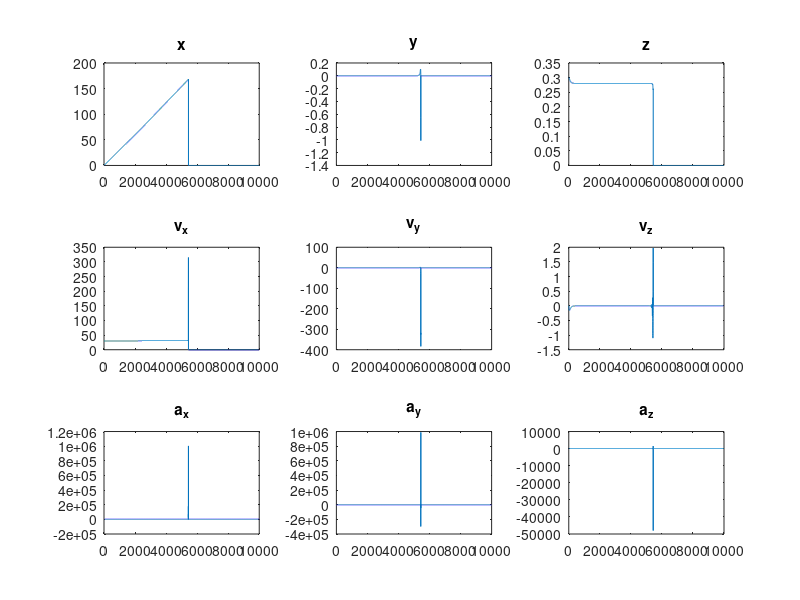
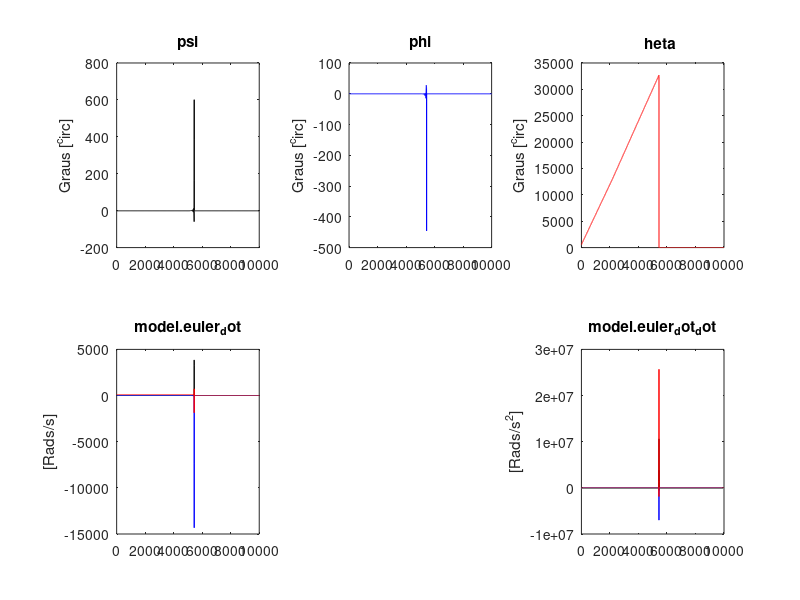

Source code (MATLAB) for these figures, in order:
clear; clc; close all;
% parametros da simulação
dt = 0.001;         % intervalos
ts = 10;            % tempo da simulação
steps = ts./dt;
% constantes
R = 0.3;
m = 20;
g = 9.81;
k = 9800;
c = 1000;
I = [0.4875, 0, 0;
    0, 2.1000, 0;
    0, 0, 0.4875];
pressao_pneus = 2;
% Alocacao
model.x = zeros(3, steps);
model.v = zeros(3, steps);
model.a = zeros(3, steps);
model.euler = zeros(3, steps);
model.euler_dot = zeros(3, steps);
model.euler_dotdot = zeros(3, steps);
% initial conditions
model.x(:,1) = [0; 0; R];
model.v(:,1) = [30; 0; 0];
model.a(:,1) = [0; 0; 0];
model.euler(:,1) = [0; 0; 10];
model.euler_dot(:,1) = [0; 0; 30/R];
model.euler_dotdot(:,1) = [0; 0; 0];
% loop
for i = 1:1:steps
    % show progress
    if i == 0.25*steps
        disp("25%")
    elseif i == 0.5*steps
        disp("50%")
    elseif i == 0.75*steps
        disp("75%")
    end

    % limitar a velocidade
    velocidade = sqrt(model.v(1,i)^2 + model.v(2,i)^2 + model.v(3,i)^2);
    if  velocidade < 0.001
        disp("Velocidade atingiu 0 m/s - valor limite")
        break
    elseif velocidade > 10000
        disp("Velocidade atingiu 10000 m/s - valor limite")
        break
    end

    % limitar o camber
    if  abs(rad2deg(model.euler(2,i))) > 90
        disp("Camber atingiu 90° - valor limite")
        break
    end
    
    % definir d
    if velocidade <= 165/3.6
        f_w = 0.0085+0.018/pressao_pneus + velocidade^2*1.59e-6/pressao_pneus;
    else
        f_w = 0.018/pressao_pneus + velocidade^2*2.91e-6/pressao_pneus;
    end
    d = f_w*R;
    

    % momentos aplicados
    if (4 < i*dt) && (i*dt < 4.5)
        M_steer_val = 0.000001;
    else
        M_steer_val = 0;
    end
    if (2 < i*dt) && (i*dt < 2.5)
        M_acel_val = 50;
    else
        M_acel_val = 0;
    end


    % Matrizes de rotacao
    R_psi = [cos(model.euler(1,i)), sin(model.euler(1,i)), 0;
            -sin(model.euler(1,i)), cos(model.euler(1,i)), 0;
            0, 0, 1];
    R_phi = [1, 0, 0;
            0, cos(model.euler(2,i)), sin(model.euler(2,i));
            0, -sin(model.euler(2,i)), cos(model.euler(2,i))];
    R_theta = [cos(model.euler(3,i)), 0, sin(model.euler(3,i));
            0, 1, 0;
            -sin(model.euler(3,i)), 0, cos(model.euler(3,i))];
   
    % Variaveis
    if model.x(3,i) < R
        Normal = k*(R*cos(model.euler(2,i))-model.x(3,i)) + c*(-model.euler_dot(2,i)*R*sin(model.euler(2,i))-model.v(3,i));
    else
        Normal = 0;
    end
    slip = -(model.v(1,i)*cos(model.euler(1,i)) - model.v(2,i)*sin(model.euler(1,i)) - model.euler_dot(3,i)*R) / (model.v(1,i)*cos(model.euler(1,i)) - model.v(2,i)*sin(model.euler(1,i)));
    sideslip = atan((model.v(1,i)*sin(model.euler(1,i)) + model.v(2,i)*cos(model.euler(1,i))) / (model.v(1,i)*cos(model.euler(1,i)) - model.v(2,i)*sin(model.euler(1,i))));
    F_long = 20*slip*Normal;
    F_lat = Normal*(20*sideslip + 1.3*model.euler(2,i));


    % Forcas
    P = [0; 0; -m*g];
    N = [0; 0; Normal];
    F_long_vec = [F_long; 0; 0];
    F_lat_vec = [0; F_lat; 0];

    % Equilibrio de forcas - atualizacao da aceleracao
    model.a(:,i+1) = (1/m).*(P + N + R_psi'*F_lat_vec + R_psi'*F_long_vec);


    % Momentos
    r_f_lat = [0; 0; -R];                                
    M_f_lat = cross(r_f_lat, R_psi*R_phi*F_lat_vec);     % movel                  
    r_f_long = [0; 0; -R];                               
    M_f_long = cross(r_f_long, R_psi*R_phi*F_long_vec);  % movel
    r_f_normal = [d; 0; -R];
    M_f_normal = cross(r_f_normal, R_phi*N);             % movel

    M_steer = [M_steer_val; 0,; 0];                      % movel
    M_acel = [0; M_acel_val; 0];                         % movel
   

    % Equilibrio de momentos
    Aux_1 = [-cos(model.euler(2,i))*sin(model.euler(3,i)), cos(model.euler(3,i)), 0;
            sin(model.euler(2,i)), 0, 1;
            cos(model.euler(2,i))*cos(model.euler(3,i)), sin(model.euler(3,i)), 0];
    Aux_2 = [model.euler_dot(2,i)*sin(model.euler(2,i))*sin(model.euler(3,i))-model.euler_dot(3,i)*cos(model.euler(2,i))*cos(model.euler(3,i)), -model.euler_dot(3,i)*sin(model.euler(3,i)), 0;
            model.euler_dot(2,i)*cos(model.euler(2,i)), 0, 0;
            -model.euler_dot(2,i)*sin(model.euler(2,i))*cos(model.euler(3,i))-model.euler_dot(3,i)*cos(model.euler(2,i))*sin(model.euler(3,i)), model.euler_dot(3,i)*cos(model.euler(3,i)), 0];
    
    model.euler_dotdot(:,i+1) = (I*Aux_1)\(M_f_lat + M_f_long + M_f_normal + R_theta*M_steer + M_acel - I*Aux_2*model.euler_dot(:,i));
    
    
    % Atualizar CM e taxas de variacao
    model.v(:,i+1) = model.v(:,i) + dt*model.a(:,i);
    model.x(:,i+1) = model.x(:,i) + dt*model.v(:,i);
    model.euler_dot(:,i+1) = model.euler_dot(:,i) + dt*model.euler_dotdot(:,i);
    model.euler(:,i+1) = model.euler(:,i) + dt*model.euler_dot(:,i);
end
disp("Simulação terminada")


figure(1);
t = 1:steps;
subplot(3, 3, 1);
plot(t, model.x(1,t))
title("x")
subplot(3, 3, 2);
plot(t, model.x(2,t))
title("y")
subplot(3, 3, 3);
plot(t, model.x(3,t))
title("z")
subplot(3, 3, 4);
plot(t, model.v(1,t))
title("v_x")
subplot(3, 3, 5);
plot(t, model.v(2,t))
title("v_y")
subplot(3, 3, 6);
plot(t, model.v(3,t))
title("v_z")
subplot(3, 3, 7);
plot(t, model.a(1,t))
title("a_x")
subplot(3, 3, 8);
plot(t, model.a(2,t))
title("a_y")
subplot(3, 3, 9);
plot(t, model.a(3,t))
title("a_z")



figure(2);
% plot euler
t = 1:steps;
subplot(2, 3, 1);
plot(t, rad2deg(model.euler(1,t)),"Color",'k')
title("\psi")
ylabel("Graus [^\circ]")
subplot(2, 3, 2);
plot(t, rad2deg(model.euler(2,t)),"Color",'b')
title("\phi")
ylabel("Graus [^\circ]")
subplot(2, 3, 3);
plot(t, rad2deg(model.euler(3,t)),"Color",'r')
title("\theta")
ylabel("Graus [^\circ]")
% plot euler_dot
subplot(2, 3, 4);
plot(t, model.euler_dot(1,t),"Color",'k')
hold on
plot(t, model.euler_dot(2,t),"Color",'b')
plot(t, model.euler_dot(3,t),"Color",'r')
ylabel("[Rads/s]")
title("model.euler\_dot")
hold off
% plot euler_dotdot
subplot(2, 3, 6);
plot(t, model.euler_dotdot(1,t),"Color",'k')
hold on
plot(t, model.euler_dotdot(2,t),"Color",'b')
plot(t, model.euler_dotdot(3,t),"Color",'r')
ylabel("[Rads/s^2]")
title("model.euler\_dot\_dot")
hold off
